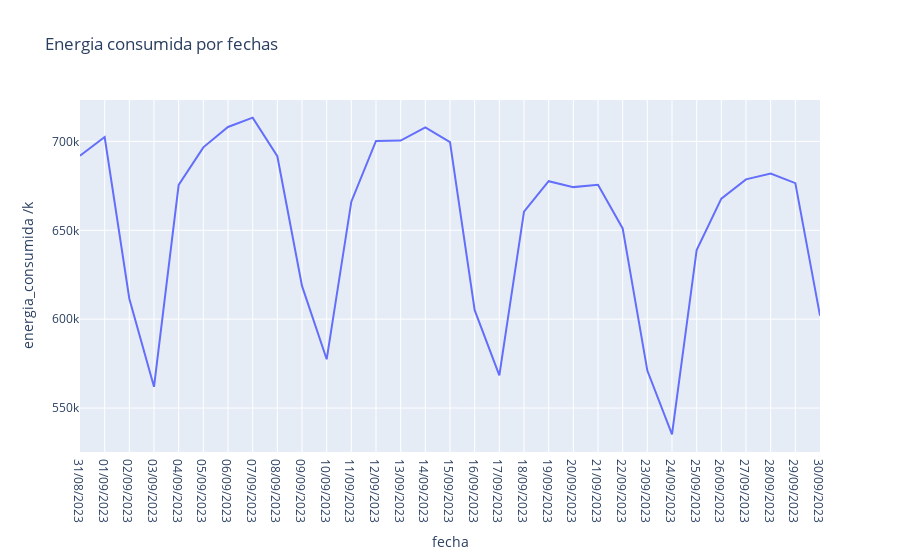

This figure's notebook cell:
### Code cell
fig = px.line(demanda_df,
             x = 'fecha',
             y = 'energia_consumida /k',
             title = 'Energia consumida por fechas')



fig.show()

### Figure 1 — Plotly figure (JSON) as saved in the notebook; plotly's stock layout.template omitted (floating-point values rounded to 4 significant figures)
{"data": [{"hovertemplate": "fecha=%{x}<br>energia_consumida /k=%{y}<extra></extra>", "legendgroup": "", "line": {"color": "#636efa", "dash": "solid"}, "marker": {"symbol": "circle"}, "mode": "lines", "name": "", "orientation": "v", "showlegend": false, "type": "scatter", "x": ["31/08/2023", "01/09/2023", "02/09/2023", "03/09/2023", "04/09/2023", "05/09/2023", "06/09/2023", "07/09/2023", "08/09/2023", "09/09/2023", "10/09/2023", "11/09/2023", "12/09/2023", "13/09/2023", "14/09/2023", "15/09/2023", "16/09/2023", "17/09/2023", "18/09/2023", "19/09/2023", "20/09/2023", "21/09/2023", "22/09/2023", "23/09/2023", "24/09/2023", "25/09/2023", "26/09/2023", "27/09/2023", "28/09/2023", "29/09/2023", "30/09/2023"], "xaxis": "x", "y": [692000.0, 702500.0, 611500.0, 562000.0, 675500.0, 696700.0, 708100.0, 713400.0, 691700.0, 618700.0, 577400.0, 666100.0, 700300.0, 700500.0, 707900.0, 699600.0, 605100.0, 568300.0, 660500.0, 677600.0, 674300.0, 675600.0, 651000.0, 571100.0, 535200.0, 638900.0, 667800.0, 678700.0, 681900.0, 676500.0, 602000.0], "yaxis": "y"}], "layout": {"legend": {"tracegroupgap": 0}, "title": {"text": "Energia consumida por fechas"}, "xaxis": {"anchor": "y", "domain": [0, 1], "title": {"text": "fecha"}}, "yaxis": {"anchor": "x", "domain": [0, 1], "title": {"text": "energia_consumida /k"}}}}
